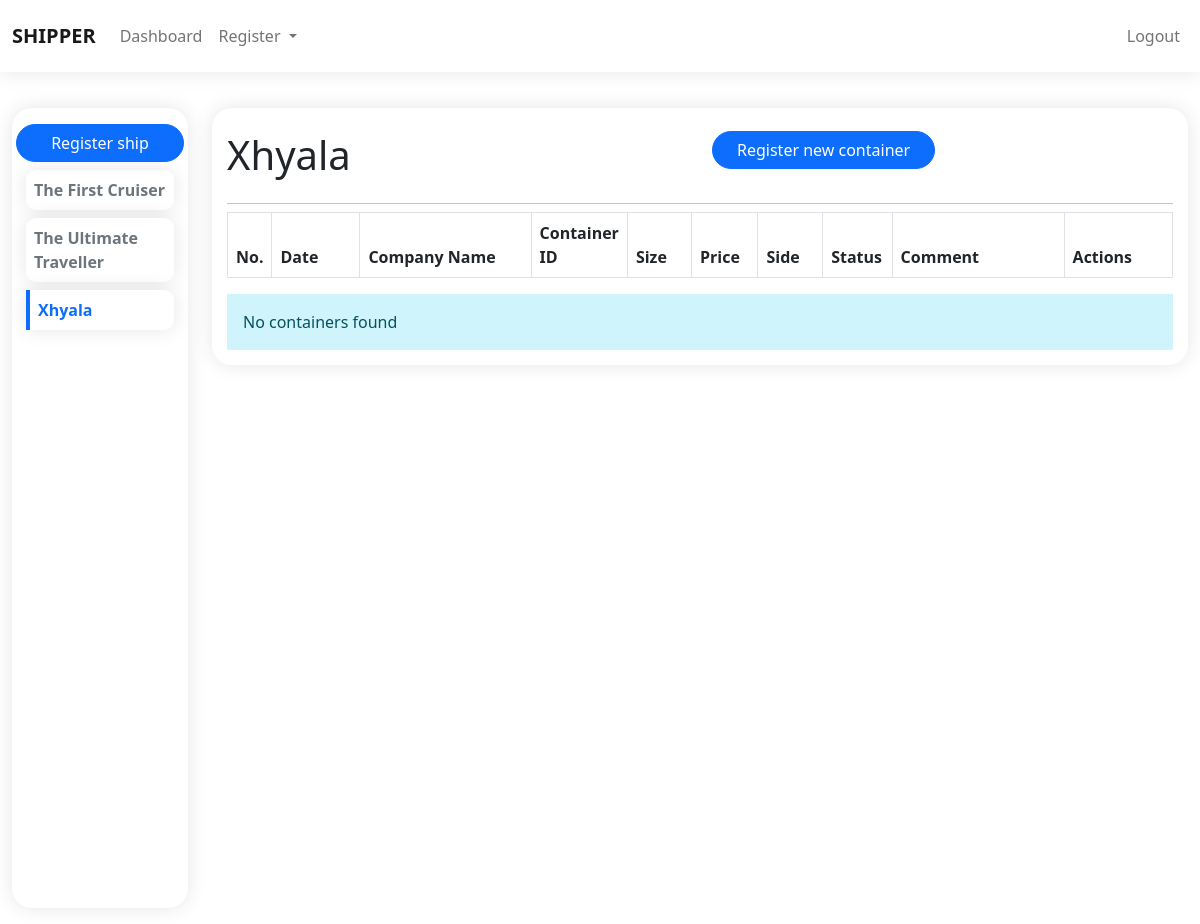
Page /ship/shipment/details/3/Xhyala/ (signed in) on the earlier database version.
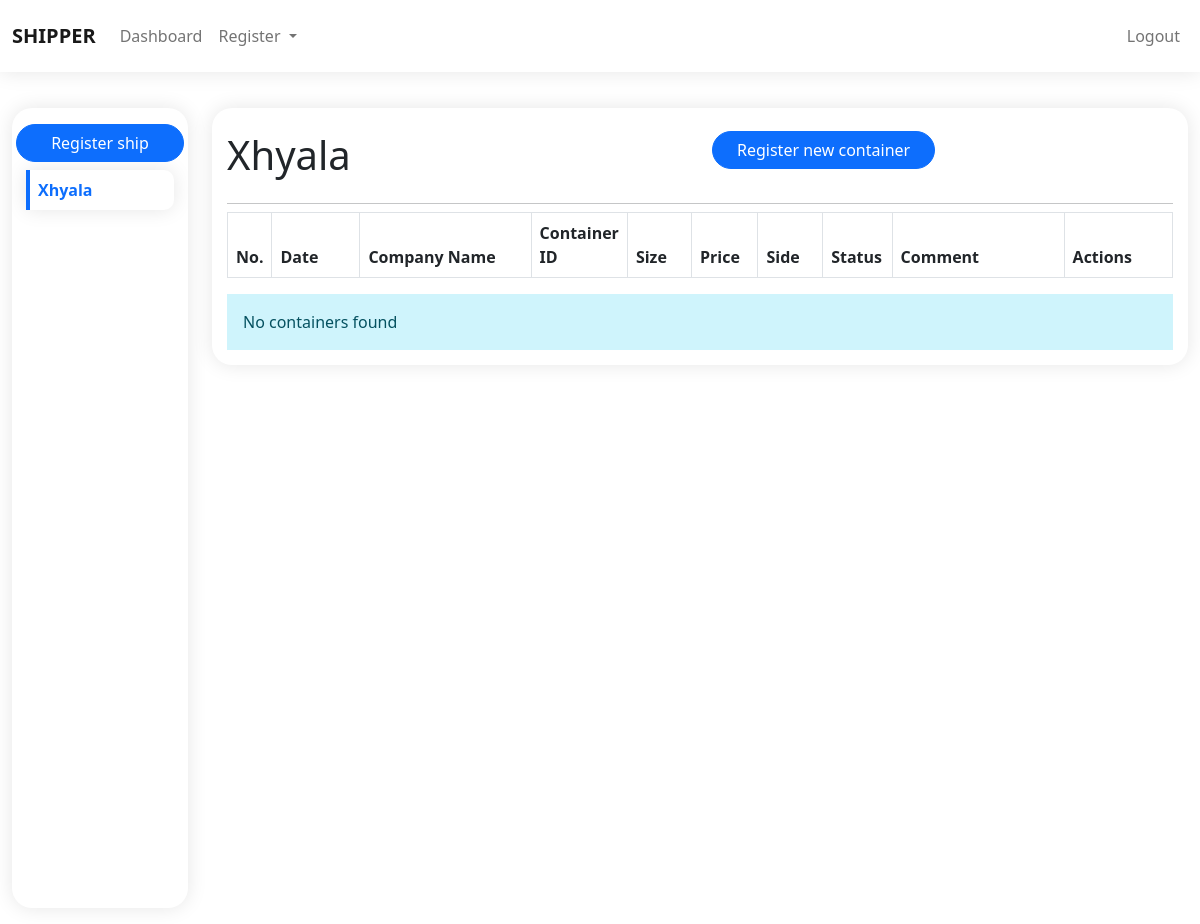
Same page on the later database version.
### ship/models.py (models this page shows)
class Ship(models.Model):
    name = models.TextField(blank=True, null=True, max_length=200)
    date = models.DateField()
    no_of_containers = models.CharField(max_length=10, blank=True, null=True)
    date_created = models.DateTimeField(auto_now_add=True)

### ship/views.py (the view)
# urls.py: path('shipment/details/<str:ship_id>/<str:ship_name>/', shipdetails, name="shipmentdetails"),
@login_required(login_url='login')
def shipdetails(request, ship_id, ship_name):
    ship = Ship.objects.get(id=ship_id)
    context = {
        'ship': ship,
        'ships': Ship.objects.all(),
        'containers': Container.objects.filter(ship=ship)
    }
    return render(request, template_name='admin_/shipment/shipdetail.html', context=context)

### templates/admin_/shipment/shipdetail.html (shortened to what this page needs)
{% extends './../components/base.html' %}
{% load static %}
{% block content %}
  <div class="container-fluid">
    <div class="row py-3">
      <div class="col-md-2 d-none d-md-block position-relative">
        <div class="ship-holder sticky-top common-card px-1 py-3">
          <a href="{% url 'registership' %}" class="btn btn-primary rounded-pill w-100">Register ship</a>
          {% for ship_ in ships %}
            <a href="{% url 'shipmentdetails' ship_id=ship_.id ship_name=ship_.name %}" class="my-2 d-block t-none">
              <div class="p-2 common-card-1 text-capitalize {% if ship_.name == ship.name %} active-ship {% else %} ship {% endif %}">
                <strong>{{ship_.name}}</strong>
              </div>
            </a>
          {% endfor %}
        </div>
      </div>
      <div class="col-md-10">
        <div class="common-card overflowx-hidden">
          <div class="row">
            <div class="col-md-6 col-sm-12 my-2">
              <h1 class="text-capitalize">{{ship.name}}</h1>
            </div>
            <div class="col-md-6 col-sm-12 my-2">
              <a href="{% url 'registercontainer' ship_id=ship.id ship_name=ship.name %}" class="rounded-pill btn btn-primary px-4 shadow-none">
                Register new container
              </a>
            </div>
          </div>
          <hr class="dropdown-divider">
          <div class="w-100 table-responsive">
            <table class="table table-bordered">
              <thead>
                <tr>
                  <th style="width: 30px;">No.</th>
                  <th style="width: 100px;">Date</th>
                  <th style="width: 200px;">Company Name</th>
                  <th style="width: 70px;">Container ID</th>
                  <th style="width: 70px;">Size</th>
                  <th style="width: 70px;">Price</th>
                  <th style="width: 70px;" class="capitalize">Side</th>
                  <th style="width: 70px;">Status</th>
                  <th style="width: 200px;">Comment</th>
                  <th style="width: 120px;">Actions</th>
                </tr>
              </thead>
            </table>
            {% if containers|length == 0 %}
            <div class="p-3 alert-info">No containers found</div>
            {% endif %}
          </div>
        </div>
      </div>
    </div>
  </div>
{% endblock content %}

Differences in the rows shown:
removed Ship: name "The First Cruiser"
removed Ship: name "The Ultimate Traveller"
